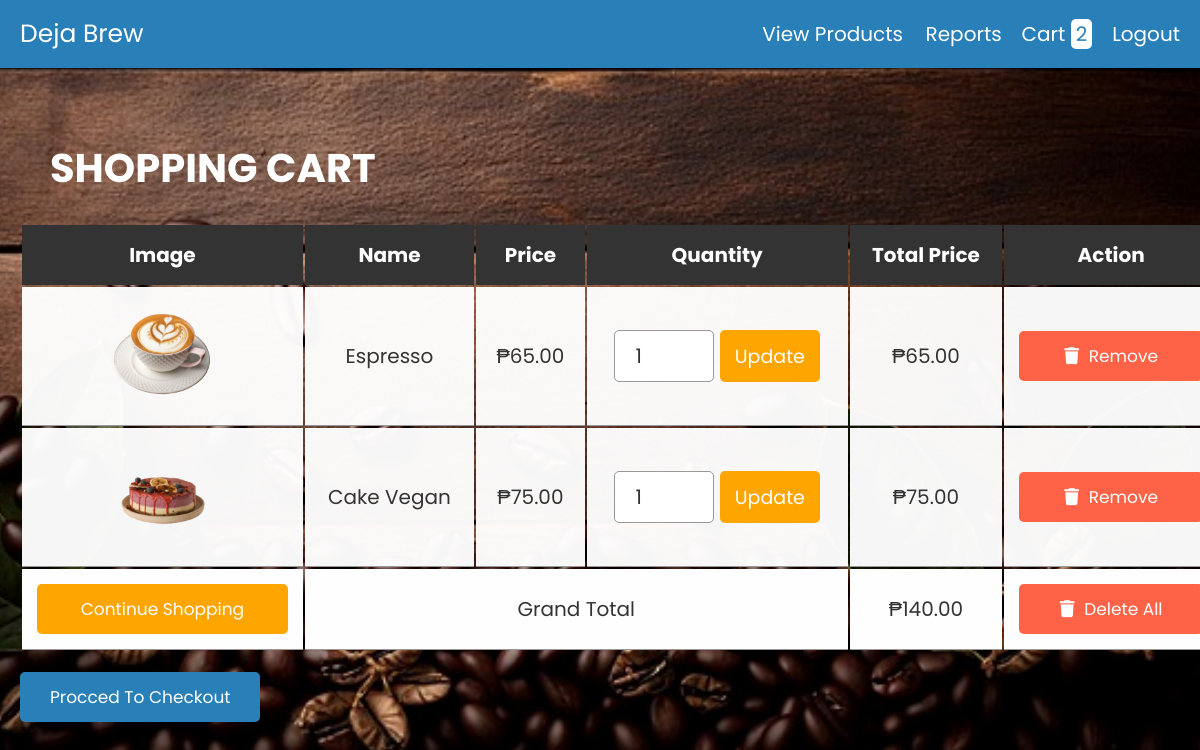
Page /cart.php on the earlier database version.
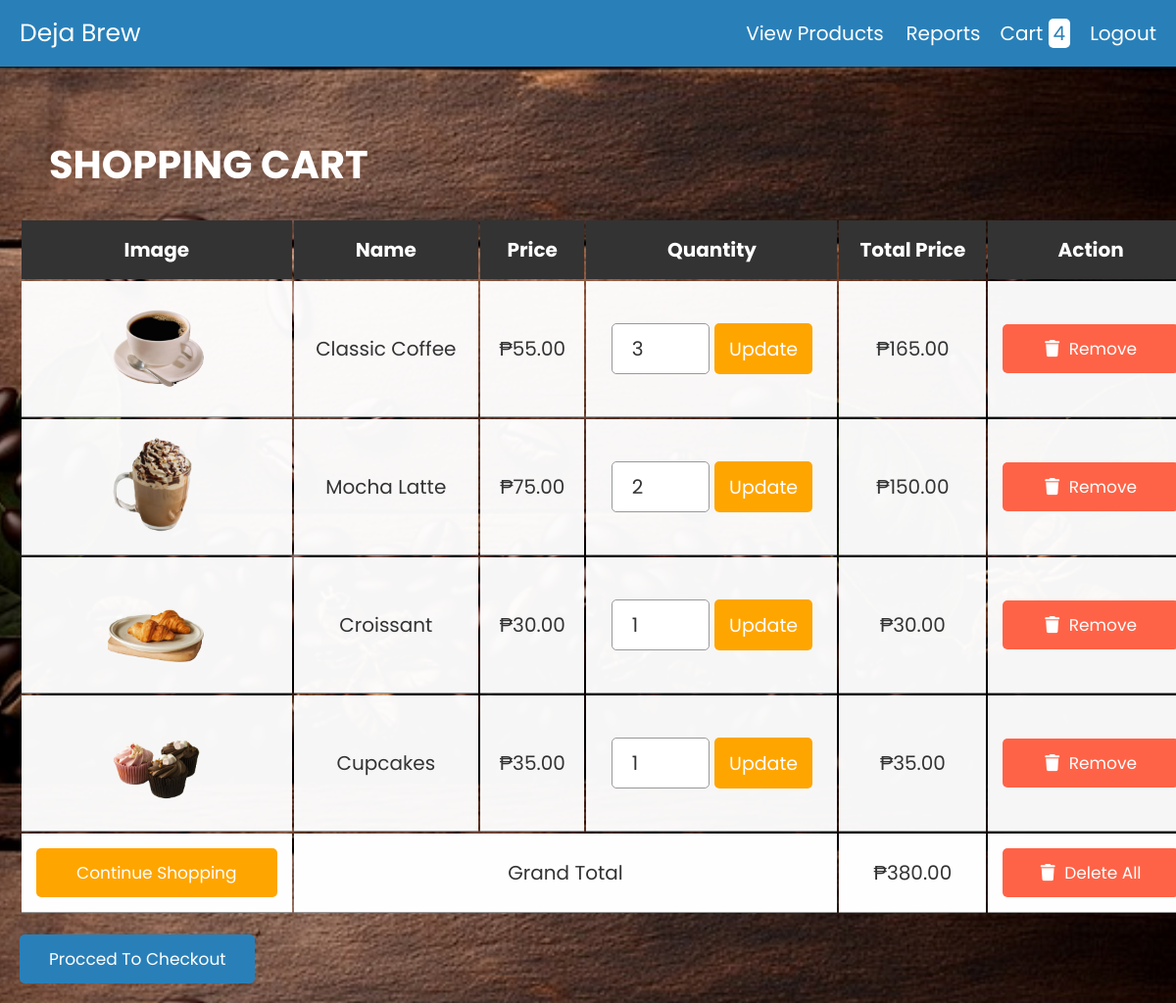
Same page on the later database version.
### tables this page shows
CREATE TABLE `carts` (
  `customer_id` int(255) NOT NULL,
  `product_id` int(255) NOT NULL,
  `name` varchar(255) NOT NULL,
  `price` mediumtext NOT NULL,
  `image` varchar(255) NOT NULL,
  `quantity` int(255) NOT NULL
);

### cart.php (the view, shortened to what this page needs)
<?php
@include 'config.php';
?>
<!DOCTYPE html>
<html lang="en">
<head>
   <link rel="stylesheet" href="https://cdnjs.cloudflare.com/ajax/libs/font-awesome/6.0.0/css/all.min.css">
   <link rel="stylesheet" href="css/style.css">
</head>
<body>
<?php include 'header.php'; ?>
<div class="container">
<section class="shopping-cart">
   <h1 class="heading">shopping cart</h1>
   <table>
      <thead>
         <th>image</th>
         <th>name</th>
         <th>price</th>
         <th>quantity</th>
         <th>total price</th>
         <th>action</th>
      </thead>
      <tbody>
         <?php
         $customer_id = isset($_SESSION['latest_customer_id']) ? $_SESSION['latest_customer_id'] : 0;
         $select_cart = mysqli_query($conn, "SELECT * FROM `carts` WHERE customer_id = '$customer_id'");
         $grand_total = 0;
         if(mysqli_num_rows($select_cart) > 0){
            while($fetch_cart = mysqli_fetch_assoc($select_cart)){
         ?>
         <tr>
            <td><img src="uploaded_img/<?php echo $fetch_cart['image']; ?>" height="100" alt=""></td>
            <td><?php echo $fetch_cart['name']; ?></td>
            <td>₱<?php echo number_format($fetch_cart['price']); ?>.00</td>
            <td>
               <form action="" method="post">
                  <input type="number" name="update_quantity" min="1"  value="<?php echo $fetch_cart['quantity']; ?>" >
                  <input type="submit" value="update" name="update_update_btn">
               </form>
            </td>
            <td>₱<?php echo $sub_total = number_format($fetch_cart['price'] * $fetch_cart['quantity']); ?>.00</td>
            <td><a href="cart.php?remove=<?php echo $fetch_cart['product_id']; ?>" onclick="return confirm('Are you sure you want to remove this product from cart?')" class="delete-btn"> <i class="fas fa-trash"></i> remove</a></td>
         </tr>
         <?php
           $grand_total += $sub_total;
            };
         };
         ?>
         <tr class="table-bottom">
            <td><a href="products.php" class="option-btn" style="margin-top: 0;">continue shopping</a></td>
            <td colspan="3">grand total</td>
            <td>₱<?php echo $grand_total; ?>.00</td>
            <td><a href="cart.php?delete_all" onclick="return confirm('are you sure you want to delete all?');" class="delete-btn"> <i class="fas fa-trash"></i> delete all </a></td>
         </tr>
      </tbody>
   </table>
   <div class="checkout-btn">
      <a href="checkout.php" class="btn <?= ($grand_total > 1)?'':'disabled'; ?>">procced to checkout</a>
   </div>
</section>
</div>
</body>
</html>

### header.php (shortened to what this page needs)
<header class="header">
   <div class="flex">
      <a href="#" class="logo">Deja Brew</a>
      <nav class="navbar">
         <a href="products.php">view products</a>
         <a href="report.php">reports</a>
      </nav>
      <?php
      $customer_id = isset($_SESSION['latest_customer_id']) ? $_SESSION['latest_customer_id'] : 0;
      $select_rows = mysqli_query($conn, "SELECT * FROM `carts` WHERE customer_id = '$customer_id'") or die('query failed');
      $row_count = mysqli_num_rows($select_rows);
      ?>
      <a href="cart.php" class="cart">cart <span><?php echo $row_count; ?></span></a>
      <nav class="navbarL">
         <a href="logout.php">Logout</a>
      </nav>
   </div>
</header>

### css/style.css (style rules this page uses)
:root { --blue:#2980b9; --red:tomato; --orange:orange; --black:#333; --white:#fff; --bg-color:#eee; --dark-bg:rgba(0,0,0,.7); --box-shadow:0 .5rem 1rem rgba(0,0,0,.1); --border:.1rem solid #999; }
* { font-family: 'Poppins', sans-serif; margin:0; padding:0; box-sizing: border-box; outline: none; border:none; text-decoration: none; text-transform: capitalize; }
html { font-size: 62.5%; overflow-x: hidden; }
.container { max-width: 1200px; margin:0 auto; }
.container h1 { padding-top: 50px; padding-bottom: 5px; padding-left: 30px; padding-right: 30px; color: #fff; text-align: center; font-size: 40px; text-transform: uppercase; }
section { padding:2rem; }
.heading { text-align: center; font-size: 3.5rem; text-transform: uppercase; color:var(--black); margin-bottom: 2rem; }
.btn, .option-btn, .delete-btn { display: block; width: 100%; text-align: center; background-color: var(--blue); color:var(--white); font-size: 1.7rem; padding:1.2rem 3rem; border-radius: .5rem; cursor: pointer; margin-top: 1rem; }
.option-btn i, .delete-btn i { padding-right: .5rem; }
.option-btn { background-color: var(--orange); }
.delete-btn { margin-top: 0; background-color: var(--red); }
.header { background-color: var(--blue); position: sticky; top:0; left:0; z-index: 1000; }
.header .flex { display: flex; align-items: center; padding:1.5rem 2rem; max-width: 12000px; margin:0 auto; }
.header .flex .logo { margin-right: auto; font-size: 2.5rem; color:var(--white); }
.header .flex .navbar a { margin-left: 2rem; font-size: 2rem; color:var(--white); }
.header .flex .navbarL a { margin-left: 2rem; font-size: 2rem; color:var(--white); }
.header .flex .cart { margin-left: 2rem; font-size: 2rem; color:var(--white); }
.header .flex .cart span { padding:.1rem .5rem; border-radius: .5rem; background-color: var(--white); color:var(--blue); font-size: 2rem; }
.shopping-cart table { text-align: center; width: 100%; }
.shopping-cart table thead th { padding:1.5rem; font-size: 2rem; color:var(--white); background-color: var(--black); }
.shopping-cart table tr td { background-color: #fffffff6; border-bottom: var(--border); padding:1.5rem; font-size: 2rem; color:var(--black); }
.shopping-cart table input[type="number"] { border: var(--border); padding:1rem 2rem; font-size: 2rem; color:var(--black); border-radius: .5rem; width: 10rem; }
.shopping-cart table input[type="submit"] { padding:1.19rem 1.5rem; cursor: pointer; font-size: 1.9rem; border-radius: .5rem; background-color: var(--orange); color:var(--white); }
.shopping-cart table .table-bottom { background-color: var(--bg-color); }
.shopping-cart .checkout-btn { text-align: center; margin-top: 1rem; }
.shopping-cart .checkout-btn a { display: inline-block; width: auto; }
@media (max-width:1200px) { .shopping-cart { overflow-x: scroll; } }
@media (max-width:1200px) { .shopping-cart table { width: 120rem; } }
@media (max-width:1200px) { .shopping-cart .heading { text-align: left; } }
@media (max-width:1200px) { .shopping-cart .checkout-btn { text-align: left; } }

### cart.php (style rules this page uses)
body { background-image: url('images_a/background1.png'); height: 100vh; background-size: cover; background-position: center; }

Differences in the rows shown:
removed carts: image (picture), name "Espresso", price "65", update_quantity "1"
removed carts: image (picture), name "Cake Vegan", price "75", update_quantity "1"
added carts: image (picture), name "Classic Coffee", price "55", update_quantity "3", $sub_total = number_format($fetch_cart['price'] * $fetch_cart['quantity']) "165"
added carts: image (picture), name "Mocha Latte", price "75", update_quantity "2", $sub_total = number_format($fetch_cart['price'] * $fetch_cart['quantity']) "150"
added carts: image (picture), name "Croissant", price "30", update_quantity "1"
added carts: image (picture), name "Cupcakes", price "35", update_quantity "1"
Other differences:
$row_count: "2" → "4"
$grand_total: "140" → "380"
